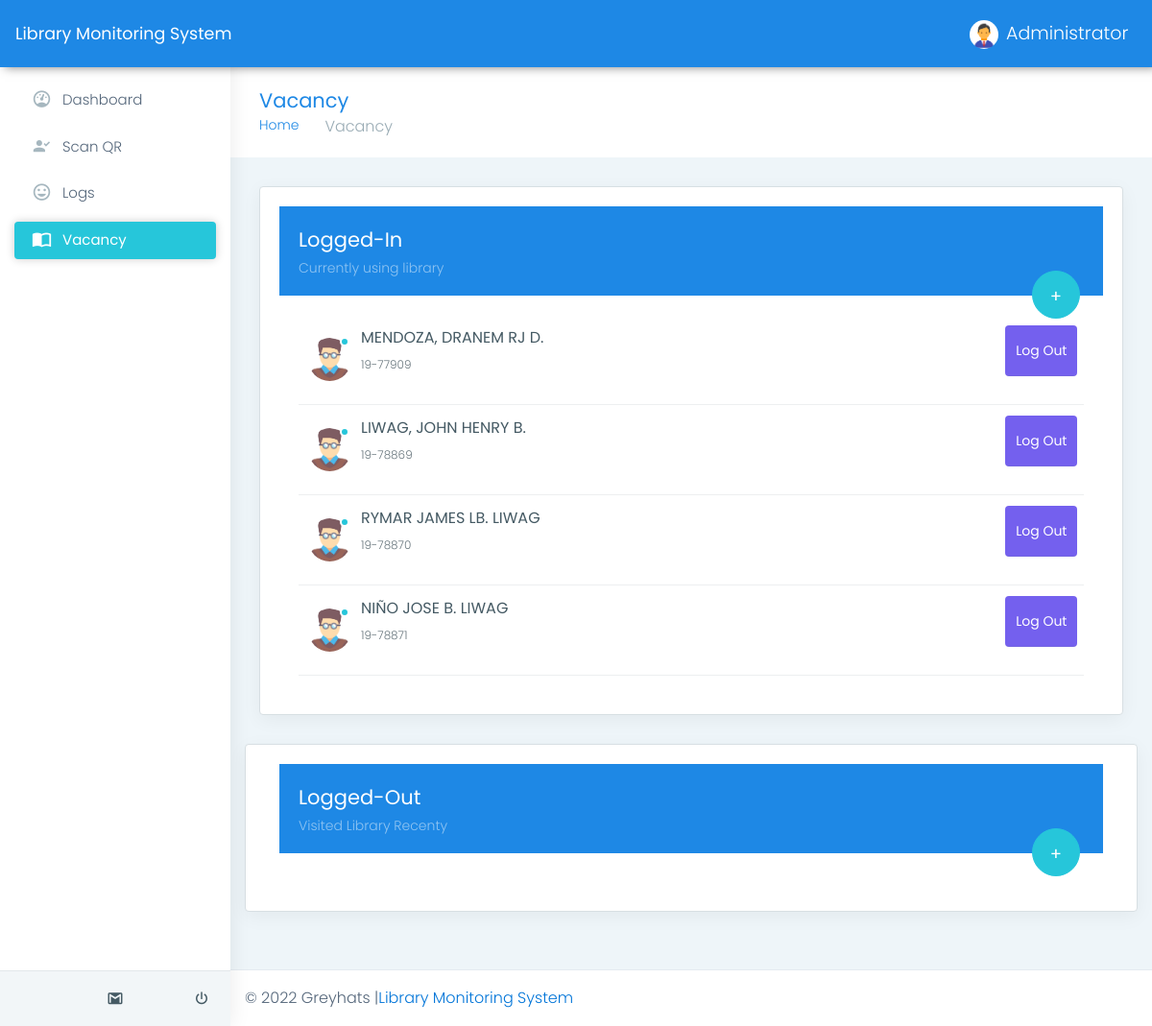
The page /ShowStudents.php on the database as committed earlier.
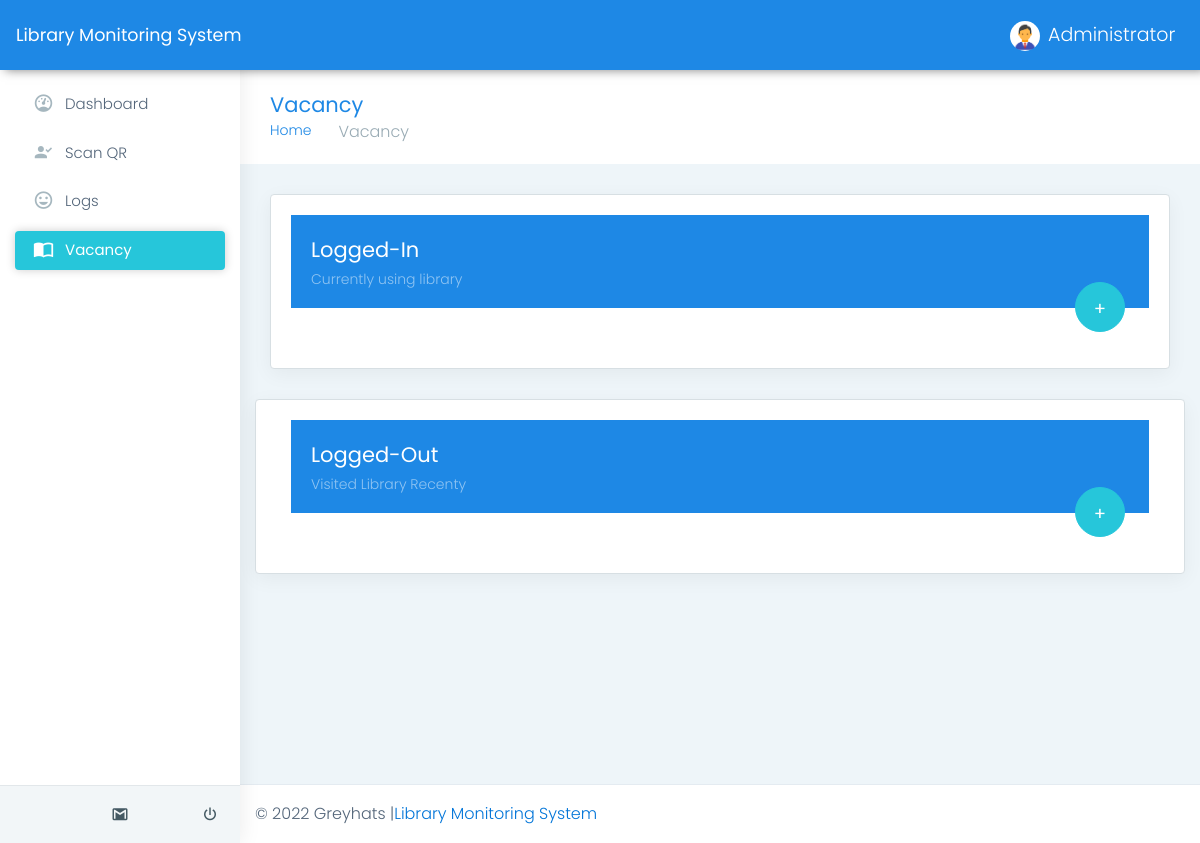
The same page on the database as committed later.
### tables this page shows
CREATE TABLE `libraryvisitors` (
  `SR_Code` varchar(11) NOT NULL,
  `Fullname` varchar(255) NOT NULL,
  `Status` varchar(11) NOT NULL
);

### ShowStudents.php (the view, shortened to what this page needs)
<?php include 'connection/connection.php'; ?>
<!DOCTYPE html>
<html dir="ltr" lang="en">
<head>
    <link href="assets/plugins/chartist-js/dist/chartist.min.css" rel="stylesheet">
    <link href="assets/plugins/chartist-js/dist/chartist-init.css" rel="stylesheet">
    <link href="assets/plugins/chartist-plugin-tooltip-master/dist/chartist-plugin-tooltip.css" rel="stylesheet">
    <link href="assets/plugins/c3-master/c3.min.css" rel="stylesheet">
    <link href="css/style.min.css" rel="stylesheet">
</head>
<body>
    <div id="main-wrapper" data-layout="vertical" data-navbarbg="skin5" data-sidebartype="full"
        data-sidebar-position="absolute" data-header-position="absolute" data-boxed-layout="full">
       <header class="topbar" data-navbarbg="skin6">
            <nav class="navbar top-navbar navbar-expand-md navbar-dark">
                <div class="navbar-header" data-logobg="">
                    <a class="navbar-brand ms-3 nav-link dropdown-toggle text-white " href="main.php"><span class="logo-text">Library Monitoring System</span>
                    </a>
                </div>
                <div class="navbar-collapse collapse" id="navbarSupportedContent" data-navbarbg="skin5">
                    <ul class="navbar-nav">
                        <li class="nav-item dropdown">
                            <a class="nav-link dropdown-toggle text-muted waves-effect waves-dark" href="#" id="navbarDropdown" role="button" data-bs-toggle="dropdown" aria-expanded="false">
                                <img src="assets/images/users/1.png" alt="administrator" class="profile-pic me-2">Administrator
                            </a>
                        </li>
                    </ul>
                </div>
            </nav>
        </header>
       <aside class="left-sidebar" data-sidebarbg="skin6">
            <div class="scroll-sidebar">
                <nav class="sidebar-nav">
                    <ul id="sidebarnav">
                        <li class="sidebar-item"> <a class="sidebar-link waves-effect waves-dark sidebar-link"
                                href="main.php" aria-expanded="false"><i class="mdi me-2 mdi-gauge"></i><span
                                    class="hide-menu">Dashboard</span></a></li>
                        <li class="sidebar-item"> <a class="sidebar-link waves-effect waves-dark sidebar-link"
                                href="scan.php" aria-expanded="false">
                                <i class="mdi me-2 mdi-account-check"></i><span class="hide-menu">Scan QR</span></a>
                        </li>
                        <li class="sidebar-item"> <a class="sidebar-link waves-effect waves-dark sidebar-link"
                                href="logs.php" aria-expanded="false"><i
                                    class="mdi me-2 mdi-emoticon"></i><span class="hide-menu">Logs</span></a></li>
                        <li class="sidebar-item"> <a class="sidebar-link waves-effect waves-dark sidebar-link"
                                href="ShowStudents.php" aria-expanded="false"><i
                                    class="mdi me-2 mdi-book-open-variant"></i><span class="hide-menu">Vacancy</span></a>
                        </li>
                    </ul>
                </nav>
            </div>
            <div class="sidebar-footer">
                <div class="row">
                    <div class="col-4 link-wrap">
                        <a href="" class="link" data-toggle="tooltip" title="" data-original-title="Settings"><i
                                class="ti-settings"></i></a>
                    </div>
                    <div class="col-4 link-wrap">
                        <a href="" class="link" data-toggle="tooltip" title="" data-original-title="Email"><i
                                class="mdi mdi-gmail"></i></a>
                    </div>
                    <div class="col-4 link-wrap">
                        <a href="" class="link" data-toggle="tooltip" title="" data-original-title="Logout"><i
                                class="mdi mdi-power"></i></a>
                    </div>
                </div>
            </div>
        </aside>
        <div class="page-wrapper">
            <div class="page-breadcrumb">
                <div class="row align-items-center">
                    <div class="col-md-6 col-8 align-self-center">
                        <h3 class="page-title mb-0 p-0">Vacancy</h3>
                        <div class="d-flex align-items-center">
                            <nav aria-label="breadcrumb">
                                <ol class="breadcrumb">
                                    <li class="breadcrumb-item"><a href="#">Home</a></li>
                                    <li class="breadcrumb-item active" aria-current="page">Vacancy</li>
                                </ol>
                            </nav>
                        </div>
                    </div>
                </div>
            </div>
            <div class="container-fluid">
                <div class="row">
                    <div class="col-12">
                        <div class="card">
                            <div class="card-body">
                                 <div class="card-body bg-info">
                                <h4 class="text-white card-title">Logged-In</h4>
                                <h6 class="card-subtitle text-white mb-0 op-5">Currently using library</h6>
                            </div>
                            <div class="card-body">
                                <div class="message-box contact-box">
                                    <h2 class="add-ct-btn"><button type="button"
                                            class="btn btn-circle btn-lg btn-success waves-effect waves-dark">+</button>
                                    </h2>
<?php
$sql = "SELECT * FROM `libraryvisitors` Where status = 'ONLINE'";
$result = mysqli_query($conn, $sql);
if (mysqli_num_rows($result) > 0) {
  while($row = mysqli_fetch_assoc($result)) {
?>
    <div class="message-widget contact-widget">
        <a href="#" class="d-flex align-items-center">
            <div class="user-img mb-0"> <img src="assets/images/users/student.png" alt="user" class="img-circle">
                <span class="profile-status online pull-right"></span>
            </div>
                    <div class="mail-contnet">
                        <table id="datatable" class="table table-striped" style="width:100%">
                            <h5><?php echo ucwords($row['Fullname']) ?></h5>
                                <span class="mail-desc"><?php echo ucwords($row['SR_Code']) ?></span>
                               <?php
$eid = $row['SR_Code'];
echo "
    <a href='schedule.php?s_id=$eid' value='Log Out' class='btn btn-primary log_a' style='position:absolute; left:90%; bottom:30px'>Log Out</a>
" ?>
                        </table>
                    </div>
        </a>
    </div>
<?php
  }
}
else {
}
?>
                                    </div>
                                </div>
                            </div>
                        </div>
                            </div>
                            <div class="card">
                            <div class="card-body">
                                 <div class="card-body bg-info">
                                <h4 class="text-white card-title">Logged-Out</h4>
                                <h6 class="card-subtitle text-white mb-0 op-5">Visited Library Recenty</h6>
                            </div>
                            <div class="card-body">
                                <div class="message-box contact-box">
                                    <h2 class="add-ct-btn"><button type="button"
                                            class="btn btn-circle btn-lg btn-success waves-effect waves-dark">+</button>
                                    </h2>
                                </div>
                                </div>
                            </div>
                        </div>
                        </div>
                        </div>
            <footer class="footer"> © 2022 Greyhats |<a href="main.php">Library Monitoring System</a>
            </footer>
        </div>
    </div>
</body>
</html>

Rows that differ between the two databases and show on the page:
removed libraryvisitors: Fullname "MENDOZA, DRANEM RJ D.", SR_Code "19-77909"
removed libraryvisitors: Fullname "LIWAG, JOHN HENRY B.", SR_Code "19-78869"
removed libraryvisitors: Fullname "RYMAR JAMES LB. LIWAG", SR_Code "19-78870"
removed libraryvisitors: Fullname "NIÑO JOSE B. LIWAG", SR_Code "19-78871"
